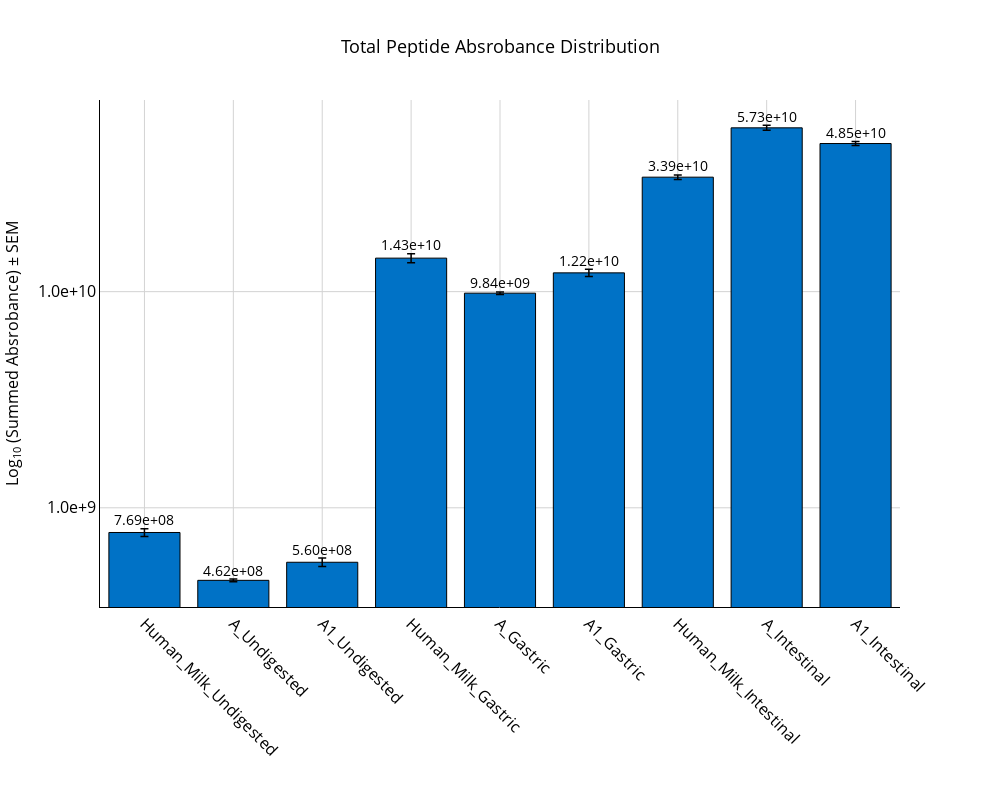
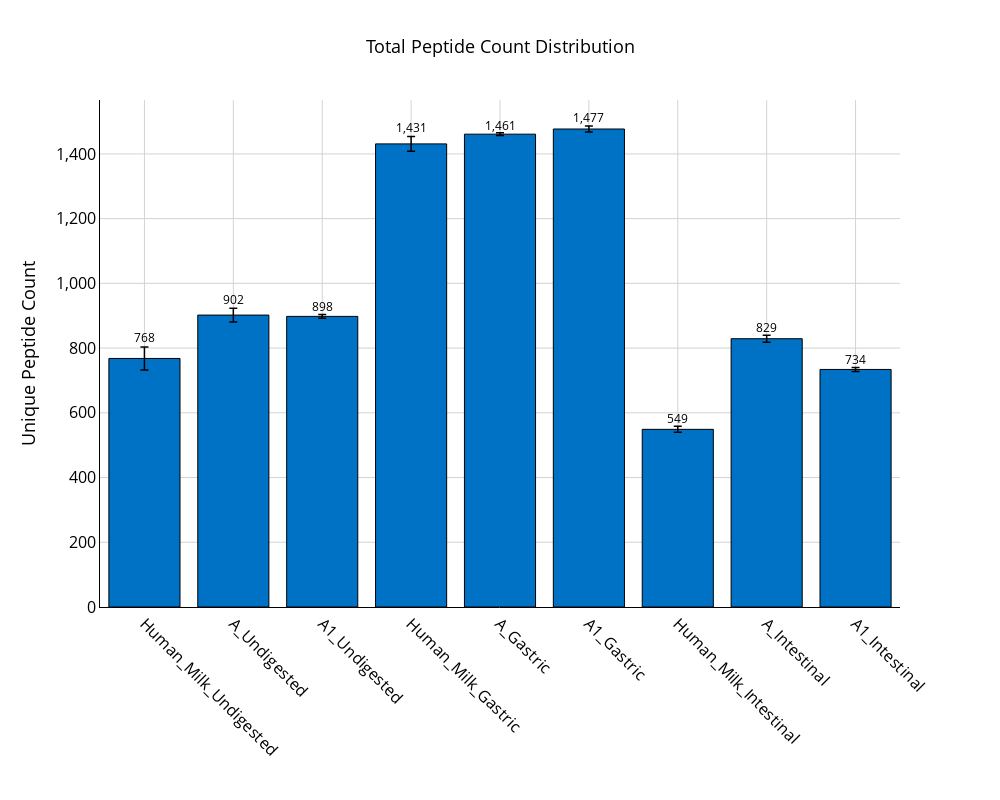

Write notebook code for charts like these, in order.
### Code cell
# Initialize the interface
data_transformer = DataTransformation()
data_transformer.setup_data_loading_ui()

# Create bioactive plotter
peptideplotter = TotalPeptidePlotter(data_transformer)
peptideplotter.display()

### Figure 1 — Plotly figure (JSON) as saved in the notebook; plotly's stock layout.template omitted (floating-point values rounded to 4 significant figures)
{"data": [{"error_y": {"array": [31310000.0, 6452000.0, 25360000.0, 683500000.0, 128700000.0, 467000000.0, 816900000.0, 1531000000.0, 991300000.0], "color": "#000000", "thickness": 1.5, "type": "data", "visible": true, "width": 4}, "hovertemplate": "Group: %{x}<br>Total Abundance: %{y:.2e}<br>SEM: %{error_y.array:.2e}<br><extra></extra>", "marker": {"color": "#0072C6", "line": {"color": "black", "width": 1}}, "name": "Total Absorbance", "type": "bar", "x": ["Human_Milk_Undigested", "A_Undigested", "A1_Undigested", "Human_Milk_Gastric", "A_Gastric", "A1_Gastric", "Human_Milk_Intestinal", "A_Intestinal", "A1_Intestinal"], "y": [768700000.0, 461800000.0, 559900000.0, 14291721325, 9840000000.0, 12210000000.0, 33856428800, 57270000000.0, 48450000000.0]}, {"hoverinfo": "none", "mode": "text", "showlegend": false, "text": ["7.69e+08", "4.62e+08", "5.60e+08", "1.43e+10", "9.84e+09", "1.22e+10", "3.39e+10", "5.73e+10", "4.85e+10"], "textfont": {"size": 14}, "textposition": "top center", "type": "scatter", "x": ["Human_Milk_Undigested", "A_Undigested", "A1_Undigested", "Human_Milk_Gastric", "A_Gastric", "A1_Gastric", "Human_Milk_Intestinal", "A_Intestinal", "A1_Intestinal"], "y": [800100000.0, 468300000.0, 585300000.0, 14980000000.0, 9969000000.0, 12680000000.0, 34670000000.0, 58800000000.0, 49440000000.0]}], "layout": {"font": {"color": "black"}, "height": 800, "margin": {"l": 100, "r": 100, "t": 100}, "showlegend": false, "title": {"font": {"color": "black", "size": 18}, "text": "Total Peptide Absrobance Distribution", "x": 0.5, "xanchor": "center", "y": 0.95, "yanchor": "top"}, "width": 1000, "xaxis": {"gridcolor": "lightgray", "linecolor": "black", "linewidth": 1, "mirror": false, "showgrid": true, "showline": true, "tickangle": 45, "tickfont": {"size": 16}, "title": {"font": {"size": 18}, "text": ""}, "zeroline": false}, "yaxis": {"dtick": 1, "exponentformat": "E", "gridcolor": "lightgray", "linecolor": "black", "linewidth": 1, "mirror": false, "showexponent": "all", "showgrid": true, "showline": true, "tickfont": {"size": 16}, "tickformat": ".1e", "title": {"font": {"size": 16}, "text": "Log<sub>10</sub> (Summed Absrobance) ± SEM"}, "type": "log", "zeroline": false}}}

### Figure 2 — Plotly figure (JSON) as saved in the notebook; plotly's stock layout.template omitted (floating-point values rounded to 4 significant figures)
{"data": [{"error_y": {"array": [35.41, 21.36, 6.119, 22.58, 4.096, 9.387, 9.34, 10.84, 6.173], "color": "#000000", "thickness": 1.5, "type": "data", "visible": true, "width": 4}, "hovertemplate": "Group: %{x}<br>Unique Peptides: %{y:.0f}<br>SEM: %{error_y.array:.1f}<br><extra></extra>", "marker": {"color": "#0072C6", "line": {"color": "black", "width": 1}}, "name": "Peptide Count", "type": "bar", "x": ["Human_Milk_Undigested", "A_Undigested", "A1_Undigested", "Human_Milk_Gastric", "A_Gastric", "A1_Gastric", "Human_Milk_Intestinal", "A_Intestinal", "A1_Intestinal"], "y": [768, 902, 898, 1431, 1461, 1477, 549, 829, 734]}, {"hoverinfo": "none", "mode": "text", "showlegend": false, "text": ["768", "902", "898", "1,431", "1,461", "1,477", "549", "829", "734"], "textfont": {"size": 12}, "textposition": "top center", "type": "scatter", "x": ["Human_Milk_Undigested", "A_Undigested", "A1_Undigested", "Human_Milk_Gastric", "A_Gastric", "A1_Gastric", "Human_Milk_Intestinal", "A_Intestinal", "A1_Intestinal"], "y": [810.5, 927.6, 905.3, 1458.0, 1466.0, 1488.0, 560.2, 842.0, 741.4]}], "layout": {"font": {"color": "black"}, "height": 800, "margin": {"l": 100, "r": 100, "t": 100}, "showlegend": false, "title": {"font": {"color": "black", "size": 18}, "text": "Total Peptide Count Distribution", "x": 0.5, "xanchor": "center", "y": 0.95, "yanchor": "top"}, "width": 1000, "xaxis": {"gridcolor": "lightgray", "linecolor": "black", "linewidth": 1, "mirror": false, "showgrid": true, "showline": true, "tickangle": 45, "tickfont": {"size": 16}, "title": {"font": {"size": 18}, "text": ""}, "zeroline": false}, "yaxis": {"gridcolor": "lightgray", "linecolor": "black", "linewidth": 1, "mirror": false, "showgrid": true, "showline": true, "tickfont": {"size": 16}, "tickformat": ",d", "title": {"font": {"size": 18}, "text": "Unique Peptide Count"}, "zeroline": false}}}
